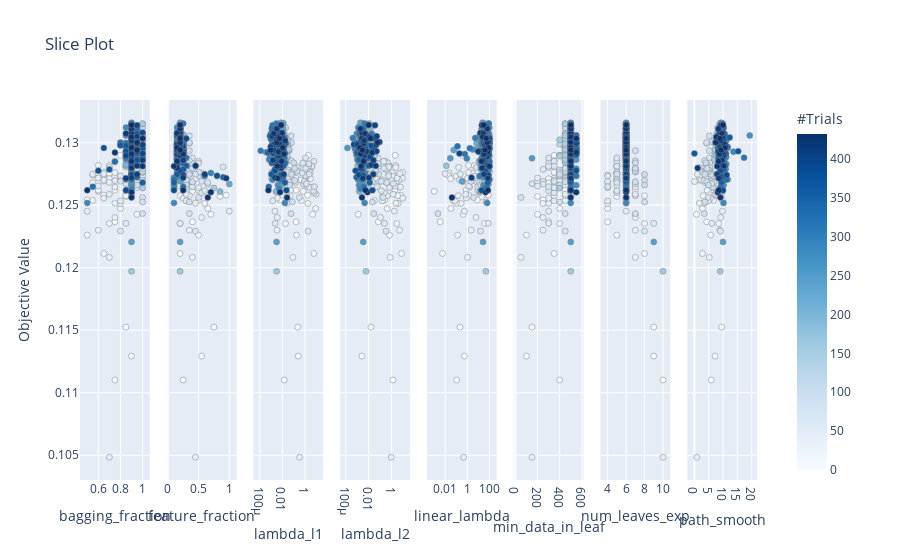

Source (notebook cell):
### Code cell
plot_slice(study)

### Figure 1 — Plotly figure (JSON) as saved in the notebook; plotly's stock layout.template omitted (floating-point values rounded to 4 significant figures; data arrays with more than 128 entries replaced by an {"elided": "..."} marker saying what was removed)
{"data": [{"marker": {"color": {"elided": "431 int values"}, "colorbar": {"title": {"text": "#Trials"}, "x": 1, "xpad": 40, "y": 0.5}, "colorscale": [[0, "rgb(247,251,255)"], [0.125, "rgb(222,235,247)"], [0.25, "rgb(198,219,239)"], [0.375, "rgb(158,202,225)"], [0.5, "rgb(107,174,214)"], [0.625, "rgb(66,146,198)"], [0.75, "rgb(33,113,181)"], [0.875, "rgb(8,81,156)"], [1, "rgb(8,48,107)"]], "line": {"color": "Grey", "width": 0.5}, "showscale": true}, "mode": "markers", "showlegend": false, "type": "scatter", "x": {"elided": "431 float values"}, "xaxis": "x", "y": {"elided": "431 float values"}, "yaxis": "y"}, {"marker": {"color": {"elided": "431 int values"}, "colorbar": {"title": {"text": "#Trials"}, "x": 1, "xpad": 40}, "colorscale": [[0, "rgb(247,251,255)"], [0.125, "rgb(222,235,247)"], [0.25, "rgb(198,219,239)"], [0.375, "rgb(158,202,225)"], [0.5, "rgb(107,174,214)"], [0.625, "rgb(66,146,198)"], [0.75, "rgb(33,113,181)"], [0.875, "rgb(8,81,156)"], [1, "rgb(8,48,107)"]], "line": {"color": "Grey", "width": 0.5}, "showscale": false}, "mode": "markers", "showlegend": false, "type": "scatter", "x": {"elided": "431 float values"}, "xaxis": "x2", "y": {"elided": "431 float values"}, "yaxis": "y2"}, {"marker": {"color": {"elided": "431 int values"}, "colorbar": {"title": {"text": "#Trials"}, "x": 1, "xpad": 40}, "colorscale": [[0, "rgb(247,251,255)"], [0.125, "rgb(222,235,247)"], [0.25, "rgb(198,219,239)"], [0.375, "rgb(158,202,225)"], [0.5, "rgb(107,174,214)"], [0.625, "rgb(66,146,198)"], [0.75, "rgb(33,113,181)"], [0.875, "rgb(8,81,156)"], [1, "rgb(8,48,107)"]], "line": {"color": "Grey", "width": 0.5}, "showscale": false}, "mode": "markers", "showlegend": false, "type": "scatter", "x": {"elided": "431 float values"}, "xaxis": "x3", "y": {"elided": "431 float values"}, "yaxis": "y3"}, {"marker": {"color": {"elided": "431 int values"}, "colorbar": {"title": {"text": "#Trials"}, "x": 1, "xpad": 40}, "colorscale": [[0, "rgb(247,251,255)"], [0.125, "rgb(222,235,247)"], [0.25, "rgb(198,219,239)"], [0.375, "rgb(158,202,225)"], [0.5, "rgb(107,174,214)"], [0.625, "rgb(66,146,198)"], [0.75, "rgb(33,113,181)"], [0.875, "rgb(8,81,156)"], [1, "rgb(8,48,107)"]], "line": {"color": "Grey", "width": 0.5}, "showscale": false}, "mode": "markers", "showlegend": false, "type": "scatter", "x": {"elided": "431 float values"}, "xaxis": "x4", "y": {"elided": "431 float values"}, "yaxis": "y4"}, {"marker": {"color": {"elided": "431 int values"}, "colorbar": {"title": {"text": "#Trials"}, "x": 1, "xpad": 40}, "colorscale": [[0, "rgb(247,251,255)"], [0.125, "rgb(222,235,247)"], [0.25, "rgb(198,219,239)"], [0.375, "rgb(158,202,225)"], [0.5, "rgb(107,174,214)"], [0.625, "rgb(66,146,198)"], [0.75, "rgb(33,113,181)"], [0.875, "rgb(8,81,156)"], [1, "rgb(8,48,107)"]], "line": {"color": "Grey", "width": 0.5}, "showscale": false}, "mode": "markers", "showlegend": false, "type": "scatter", "x": {"elided": "431 float values"}, "xaxis": "x5", "y": {"elided": "431 float values"}, "yaxis": "y5"}, {"marker": {"color": {"elided": "431 int values"}, "colorbar": {"title": {"text": "#Trials"}, "x": 1, "xpad": 40}, "colorscale": [[0, "rgb(247,251,255)"], [0.125, "rgb(222,235,247)"], [0.25, "rgb(198,219,239)"], [0.375, "rgb(158,202,225)"], [0.5, "rgb(107,174,214)"], [0.625, "rgb(66,146,198)"], [0.75, "rgb(33,113,181)"], [0.875, "rgb(8,81,156)"], [1, "rgb(8,48,107)"]], "line": {"color": "Grey", "width": 0.5}, "showscale": false}, "mode": "markers", "showlegend": false, "type": "scatter", "x": {"elided": "431 int values"}, "xaxis": "x6", "y": {"elided": "431 float values"}, "yaxis": "y6"}, {"marker": {"color": {"elided": "431 int values"}, "colorbar": {"title": {"text": "#Trials"}, "x": 1, "xpad": 40}, "colorscale": [[0, "rgb(247,251,255)"], [0.125, "rgb(222,235,247)"], [0.25, "rgb(198,219,239)"], [0.375, "rgb(158,202,225)"], [0.5, "rgb(107,174,214)"], [0.625, "rgb(66,146,198)"], [0.75, "rgb(33,113,181)"], [0.875, "rgb(8,81,156)"], [1, "rgb(8,48,107)"]], "line": {"color": "Grey", "width": 0.5}, "showscale": false}, "mode": "markers", "showlegend": false, "type": "scatter", "x": {"elided": "431 int values"}, "xaxis": "x7", "y": {"elided": "431 float values"}, "yaxis": "y7"}, {"marker": {"color": {"elided": "431 int values"}, "colorbar": {"title": {"text": "#Trials"}, "x": 1, "xpad": 40}, "colorscale": [[0, "rgb(247,251,255)"], [0.125, "rgb(222,235,247)"], [0.25, "rgb(198,219,239)"], [0.375, "rgb(158,202,225)"], [0.5, "rgb(107,174,214)"], [0.625, "rgb(66,146,198)"], [0.75, "rgb(33,113,181)"], [0.875, "rgb(8,81,156)"], [1, "rgb(8,48,107)"]], "line": {"color": "Grey", "width": 0.5}, "showscale": false}, "mode": "markers", "showlegend": false, "type": "scatter", "x": {"elided": "431 float values"}, "xaxis": "x8", "y": {"elided": "431 float values"}, "yaxis": "y8"}], "layout": {"autosize": true, "title": {"text": "Slice Plot"}, "xaxis": {"anchor": "y", "autorange": true, "domain": [0, 0.1031], "range": [0.44, 1.06], "title": {"text": "bagging_fraction"}, "type": "linear"}, "xaxis2": {"anchor": "y2", "autorange": true, "domain": [0.1281, 0.2312], "range": [-0.008036, 1.108], "title": {"text": "feature_fraction"}, "type": "linear"}, "xaxis3": {"anchor": "y3", "autorange": true, "domain": [0.2562, 0.3594], "range": [-4.508, 1.566], "title": {"text": "lambda_l1"}, "type": "log"}, "xaxis4": {"anchor": "y4", "autorange": true, "domain": [0.3844, 0.4875], "range": [-4.434, 1.564], "title": {"text": "lambda_l2"}, "type": "log"}, "xaxis5": {"anchor": "y5", "autorange": true, "domain": [0.5125, 0.6156], "range": [-3.599, 2.6], "title": {"text": "linear_lambda"}, "type": "log"}, "xaxis6": {"anchor": "y6", "autorange": true, "domain": [0.6406, 0.7438], "range": [-10.02, 610.0], "title": {"text": "min_data_in_leaf"}, "type": "linear"}, "xaxis7": {"anchor": "y7", "autorange": true, "domain": [0.7688, 0.8719], "range": [3.28, 10.72], "title": {"text": "num_leaves_exp"}, "type": "linear"}, "xaxis8": {"anchor": "y8", "autorange": true, "domain": [0.8969, 1], "range": [-2.297, 21.65], "title": {"text": "path_smooth"}, "type": "linear"}, "yaxis": {"anchor": "x", "autorange": true, "domain": [0, 1], "range": [0.1026, 0.1338], "title": {"text": "Objective Value"}, "type": "linear"}, "yaxis2": {"anchor": "x2", "autorange": true, "domain": [0, 1], "matches": "y", "range": [0.1026, 0.1338], "showticklabels": false, "type": "linear"}, "yaxis3": {"anchor": "x3", "autorange": true, "domain": [0, 1], "matches": "y", "range": [0.1026, 0.1338], "showticklabels": false, "type": "linear"}, "yaxis4": {"anchor": "x4", "autorange": true, "domain": [0, 1], "matches": "y", "range": [0.1026, 0.1338], "showticklabels": false, "type": "linear"}, "yaxis5": {"anchor": "x5", "autorange": true, "domain": [0, 1], "matches": "y", "range": [0.1026, 0.1338], "showticklabels": false, "type": "linear"}, "yaxis6": {"anchor": "x6", "autorange": true, "domain": [0, 1], "matches": "y", "range": [0.1026, 0.1338], "showticklabels": false, "type": "linear"}, "yaxis7": {"anchor": "x7", "autorange": true, "domain": [0, 1], "matches": "y", "range": [0.1026, 0.1338], "showticklabels": false, "type": "linear"}, "yaxis8": {"anchor": "x8", "autorange": true, "domain": [0, 1], "matches": "y", "range": [0.1026, 0.1338], "showticklabels": false, "type": "linear"}}}
